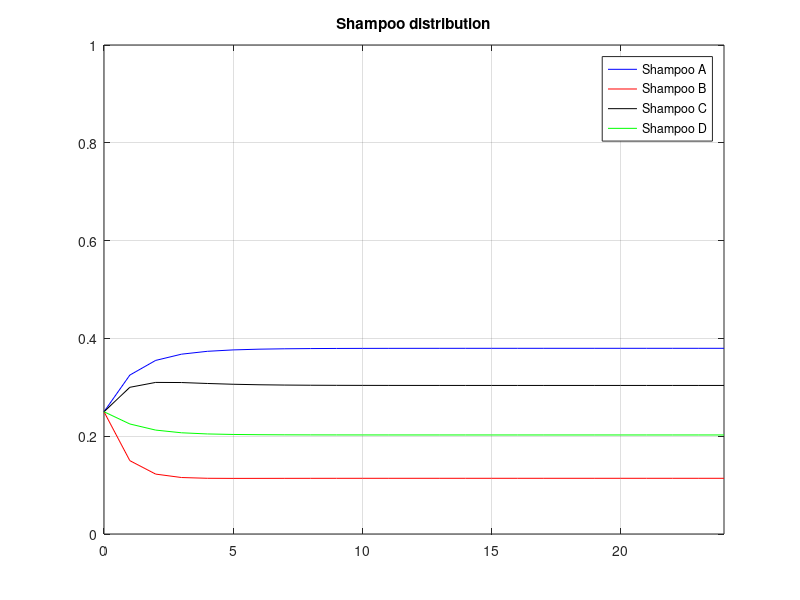

The MATLAB script that drew this image:
clear
clc

P = [0.7, 0.1, 0.1, 0.1;
     0.2, 0.4, 0.2, 0.2;
     0.1, 0.1, 0.6, 0.2;
     0.3,  0,  0.3, 0.4];

Total_Gen_No = 24;
initial = [0.25, 0.25, 0.25, 0.25];

gens = 1:Total_Gen_No;
Vec_current = initial;
Vec_all = initial;
for i = gens
    Vec_current = Vec_current*P;
    Vec_all = [Vec_all; Vec_current];
end

gens = [0, gens];

figure
plot(gens, Vec_all(:, 1), 'b'), grid on, hold on
plot(gens, Vec_all(:, 2), 'r'), grid on, hold on
plot(gens, Vec_all(:, 3), 'k'), grid on, hold on
plot(gens, Vec_all(:, 4), 'g'), grid on, hold on
xlim([0,Total_Gen_No])
ylim([0,1])
legend('Shampoo A', 'Shampoo B', 'Shampoo C', 'Shampoo D')
title('Shampoo distribution')

month_2 = [Vec_all(2+1, 1), Vec_all(2+1, 2), Vec_all(2+1, 3), Vec_all(2+1, 4)]
month_12 = [Vec_all(12+1, 1), Vec_all(12+1, 2), Vec_all(12+1, 3), Vec_all(12+1, 4)]